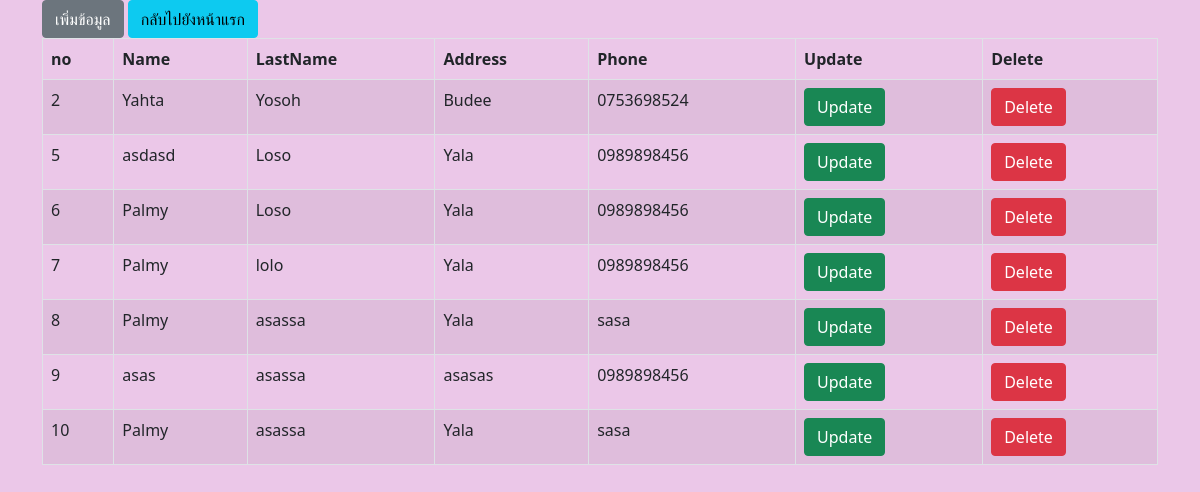
/Employee_form.php (signed in), run on the app's committed database.
### tables this page shows
CREATE TABLE `tbl_employee` (
  `e_no` int(11) NOT NULL,
  `E_Name` varchar(100) NOT NULL,
  `E_LastName` varchar(100) NOT NULL,
  `E_Address` varchar(100) NOT NULL,
  `E_Phone` varchar(10) NOT NULL
);

### Employee_form.php (the view, shortened to what this page needs)
<!DOCTYPE html>
<html lang="en">
<head>
    <link rel="stylesheet" href="https://stackpath.bootstrapcdn.com/bootstrap/5.0.0-alpha1/css/bootstrap.min.css">
</head>
<body>
<div class="container">
        <a href="ins_Employee_form.php" class="btn btn-secondary">เพิ่มข้อมูล</a>
        <a href="index.php" class="btn btn-info">กลับไปยังหน้าแรก</a>
<table id="mytable" class="table table-bordered table-striped">
        <thead>
<tr>
<th>no</th>
<th>Name</th>
<th>LastName</th>
<th>Address</th>
<th>Phone</th>
<th>Update</th>
<th>Delete</th>
</tr>
</thead>
<tbody>
<?php
include('connection.php');
$sql = "SELECT * FROM tbl_employee";
$result = $conn->query($sql);
if ($result->num_rows > 0) {
while($row = $result->fetch_assoc())
{
echo '<tr>';
echo '<td>'. $row['e_no'] . '</td>';
echo '<td>'. $row['E_Name'] . '</td>';
echo '<td>'. $row['E_LastName'] . '</td>';
echo '<td>'. $row['E_Address'] . '</td>';
echo '<td>'. $row['E_Phone'] . '</td>';
echo '<td><a role="button" href="update_Employee_form.php?e_no='.$row['e_no'].'"class="btn btn-success">Update</a></td>';
echo '<td><a role="delete" href="delete_Employee.php?e_no='.$row['e_no'].'"class="btn btn-danger">Delete</a></td>';
echo '</tr>';
}
} else {
echo " ";
}
?>
</tbody>
</table>
</div>
</body>
</html>

### Employee_form.php (style rules this page uses)
body { background-color: #EBC7E8; }

### data on the page
tbl_employee: e_no "2", E_Name "Yahta", E_LastName "Yosoh", E_Address "Budee", E_Phone "0753698524"
tbl_employee: e_no "5", E_Name "asdasd", E_LastName "Loso", E_Address "Yala", E_Phone "0989898456"
tbl_employee: e_no "6", E_Name "Palmy", E_LastName "Loso", E_Address "Yala", E_Phone "0989898456"
tbl_employee: e_no "7", E_Name "Palmy", E_LastName "lolo", E_Address "Yala", E_Phone "0989898456"
tbl_employee: e_no "8", E_Name "Palmy", E_LastName "asassa", E_Address "Yala", E_Phone "sasa"
tbl_employee: e_no "9", E_Name "asas", E_LastName "asassa", E_Address "asasas", E_Phone "0989898456"
tbl_employee: e_no "10", E_Name "Palmy", E_LastName "asassa", E_Address "Yala", E_Phone "sasa"
